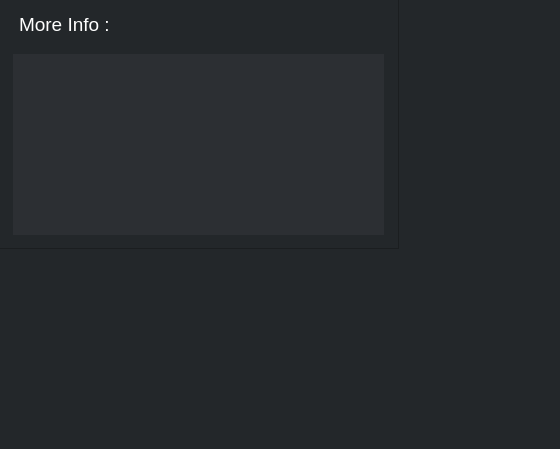
<?xml version="1.0" encoding="UTF-8"?>
<ui version="4.0">
 <class>Form</class>
 <widget class="QWidget" name="Form">
  <property name="geometry">
   <rect>
    <x>0</x>
    <y>0</y>
    <width>560</width>
    <height>449</height>
   </rect>
  </property>
  <property name="windowTitle">
   <string>Form</string>
  </property>
  <property name="styleSheet">
   <string notr="true">background-color: rgb(35, 39, 42);</string>
  </property>
  <widget class="QFrame" name="frame_outer_schedule_read_more">
   <property name="geometry">
    <rect>
     <x>-1</x>
     <y>-1</y>
     <width>400</width>
     <height>250</height>
    </rect>
   </property>
   <property name="styleSheet">
    <string notr="true">background-color: rgb(35, 39, 42);</string>
   </property>
   <property name="frameShape">
    <enum>QFrame::StyledPanel</enum>
   </property>
   <property name="frameShadow">
    <enum>QFrame::Raised</enum>
   </property>
   <widget class="QLabel" name="label_more_info_schedule_read_more">
    <property name="geometry">
     <rect>
      <x>20</x>
      <y>10</y>
      <width>111</width>
      <height>31</height>
     </rect>
    </property>
    <property name="font">
     <font>
      <family>Arial</family>
      <pointsize>14</pointsize>
     </font>
    </property>
    <property name="styleSheet">
     <string notr="true">color: rgb(255, 255, 255);</string>
    </property>
    <property name="text">
     <string>More Info :</string>
    </property>
   </widget>
   <widget class="QLabel" name="label_more_info_read_more">
    <property name="geometry">
     <rect>
      <x>14</x>
      <y>55</y>
      <width>371</width>
      <height>181</height>
     </rect>
    </property>
    <property name="font">
     <font>
      <family>Arial</family>
      <pointsize>12</pointsize>
     </font>
    </property>
    <property name="styleSheet">
     <string notr="true">background-color: rgb(44, 47, 51);</string>
    </property>
    <property name="text">
     <string/>
    </property>
   </widget>
  </widget>
 </widget>
 <resources/>
 <connections/>
</ui>
